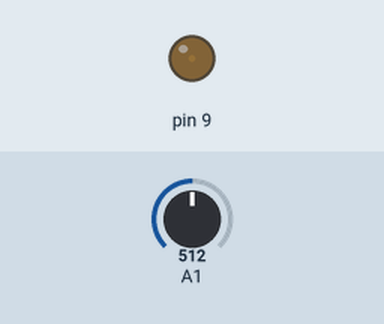
Simulated run of this sketch. Board: Arduino Uno, built with avr-gcc and run on an emulated ATmega328P. Parts: output pins drawn as LEDs (lit = HIGH). The test bench sets the inputs (shaded band); at power-on: A1 = 512.

Above: at 0.05 s.
At 1.15 s:
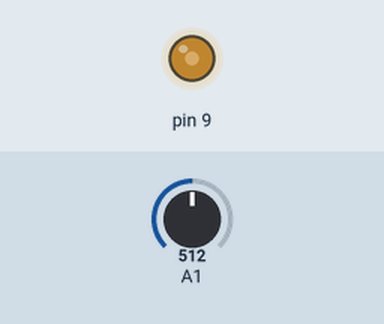
At 2.3 s:
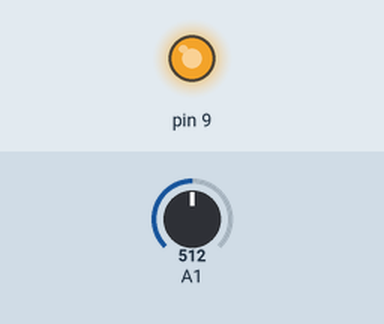
At 4.6 s:
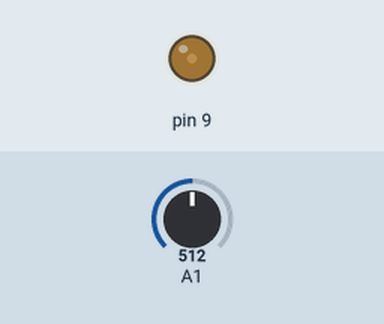
Timing chart, 0 to 6.7 s (numbered marks = the images above):
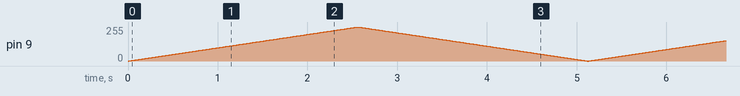

The sketch:

PUM_USING_FOR_LOOP.ino
```cpp
void setup() {
 pinMode(9,OUTPUT);
 pinMode(A1,INPUT);

  // put your setup code here, to run once:

}

void loop() {
  {
 int data=analogRead(A1);
 }
  for (int i=0; i<=255;i++)
{
  analogWrite(9,i);
  delay(10);
}
for (int i=255; i>=0;i--)
 {
  analogWrite(9,i);
  delay(10);
}


  // put your main code here, to run repeatedly:

}
```
